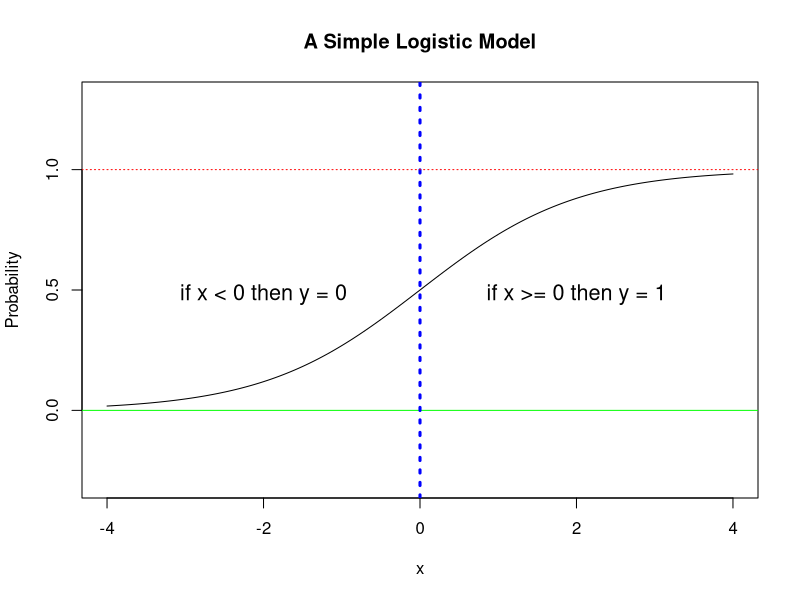
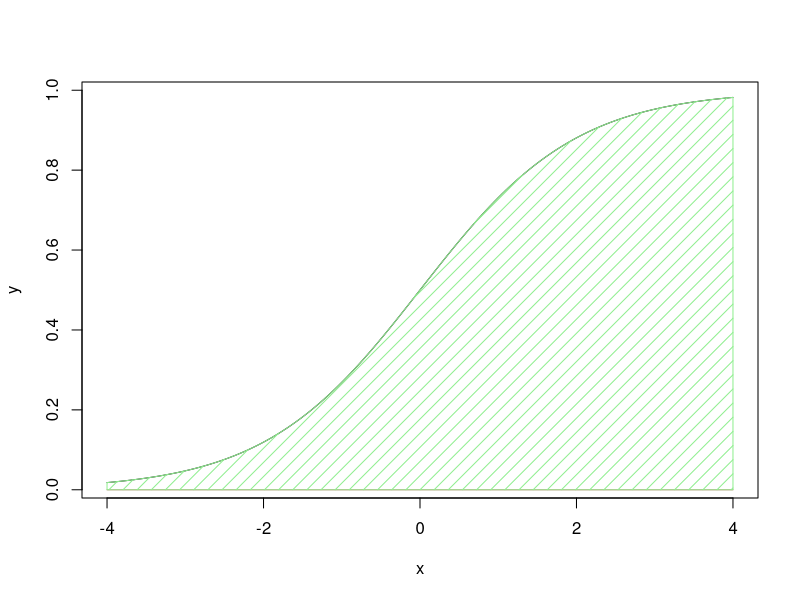
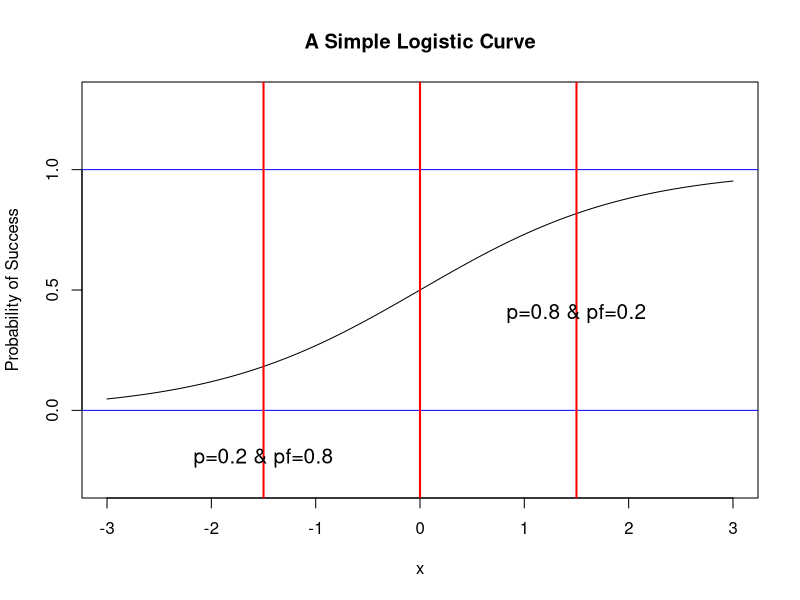

Recreate these plots in R, in order.
## ---- chunk 1
knitr::opts_chunk$set(cache = TRUE)
## ---- chunk 2
x <- seq(-4, 4, 0.05)
Probability <- 1 / (1 + exp(-x))

plot(x, Probability,
type = "l",
main = "A Simple Logistic Model",
ylim = c(-0.3, 1.3))
abline(h = 0, col = "green")
abline(v = 0, col = "blue", lty = 3, lwd = 3)
abline(h = 1, col = "red", lty = 3)
text(-2, 0.48, cex = 1.3, "if x < 0 then y = 0")
text(2, 0.48, cex = 1.3, "if x >= 0 then y = 1")
## ---- chunk 3
x  <- seq(-4, 4, 0.05)
y1 <-  1 / (1 + exp(-x))
y2 <- 0*x

# Boundaries
plot(x, y1, type = "l", ylab = "y")
lines(x, y2, col = 2)

# Fillin Boundaries
polygon(c(x, rev(x)), c(y2, rev(y1)), col = "lightgreen", density=10, angle=45)
## ---- chunk 4
x <- seq(-3, 3, 0.05)
Probability <- 1 / (1 + exp(-x))

plot(x, Probability,
type = "l",
main = "A Simple Logistic Curve",
ylab = "Probability of Success",
ylim = c(-0.3, 1.3))
abline(h = 0, col = "blue")
abline(h = 1, col = "blue")
abline(v = -1.5, col = "red", lwd = 2)
abline(v = 0, col = "red", lwd = 2)
abline(v = 1.5, col = "red", lwd = 2)
text(-1.5, -0.2, cex = 1.25, "p=0.2 & pf=0.8")
text(1.5, 0.4, cex = 1.25, "p=0.8 & pf=0.2")
